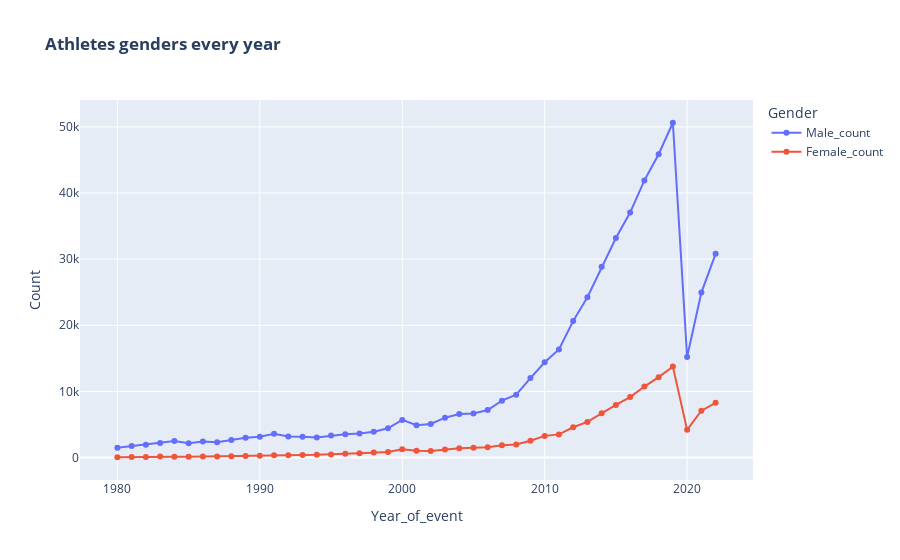

The notebook cell this image was saved under:
### Code cell
#! for each year
px.line(df_long
        ,x='Year_of_event'
        ,y='Count'
        ,color='Gender'
        ,title='<b>Athletes genders every year'
        ,markers=True
                )

### Figure 1 — Plotly figure (JSON) as saved in the notebook; plotly's stock layout.template omitted (floating-point values rounded to 4 significant figures)
{"data": [{"hovertemplate": "Gender=Male_count<br>Year_of_event=%{x}<br>Count=%{y}<extra></extra>", "legendgroup": "Male_count", "line": {"color": "#636efa", "dash": "solid"}, "marker": {"symbol": "circle"}, "mode": "lines+markers", "name": "Male_count", "orientation": "v", "showlegend": true, "type": "scatter", "x": [1980, 1981, 1982, 1983, 1984, 1985, 1986, 1987, 1988, 1989, 1990, 1991, 1992, 1993, 1994, 1995, 1996, 1997, 1998, 1999, 2000, 2001, 2002, 2003, 2004, 2005, 2006, 2007, 2008, 2009, 2010, 2011, 2012, 2013, 2014, 2015, 2016, 2017, 2018, 2019, 2020, 2021, 2022], "xaxis": "x", "y": [1469, 1748, 1928, 2194, 2499, 2173, 2415, 2321, 2670, 3002, 3155, 3591, 3188, 3162, 3022, 3326, 3535, 3625, 3909, 4427, 5690, 4882, 5075, 6029, 6586, 6659, 7179, 8603, 9511, 12022, 14403, 16343, 20650, 24230, 28841, 33191, 37042, 41902, 45858, 50625, 15210, 24951, 30804], "yaxis": "y"}, {"hovertemplate": "Gender=Female_count<br>Year_of_event=%{x}<br>Count=%{y}<extra></extra>", "legendgroup": "Female_count", "line": {"color": "#EF553B", "dash": "solid"}, "marker": {"symbol": "circle"}, "mode": "lines+markers", "name": "Female_count", "orientation": "v", "showlegend": true, "type": "scatter", "x": [1980, 1981, 1982, 1983, 1984, 1985, 1986, 1987, 1988, 1989, 1990, 1991, 1992, 1993, 1994, 1995, 1996, 1997, 1998, 1999, 2000, 2001, 2002, 2003, 2004, 2005, 2006, 2007, 2008, 2009, 2010, 2011, 2012, 2013, 2014, 2015, 2016, 2017, 2018, 2019, 2020, 2021, 2022], "xaxis": "x", "y": [44, 91, 100, 147, 138, 113, 161, 170, 195, 241, 275, 361, 347, 396, 421, 447, 568, 661, 758, 837, 1243, 1036, 982, 1200, 1410, 1472, 1540, 1862, 1966, 2544, 3275, 3501, 4582, 5384, 6685, 7948, 9137, 10734, 12160, 13748, 4188, 7077, 8271], "yaxis": "y"}], "layout": {"legend": {"title": {"text": "Gender"}, "tracegroupgap": 0}, "title": {"text": "<b>Athletes genders every year"}, "xaxis": {"anchor": "y", "domain": [0, 1], "title": {"text": "Year_of_event"}}, "yaxis": {"anchor": "x", "domain": [0, 1], "title": {"text": "Count"}}}}
